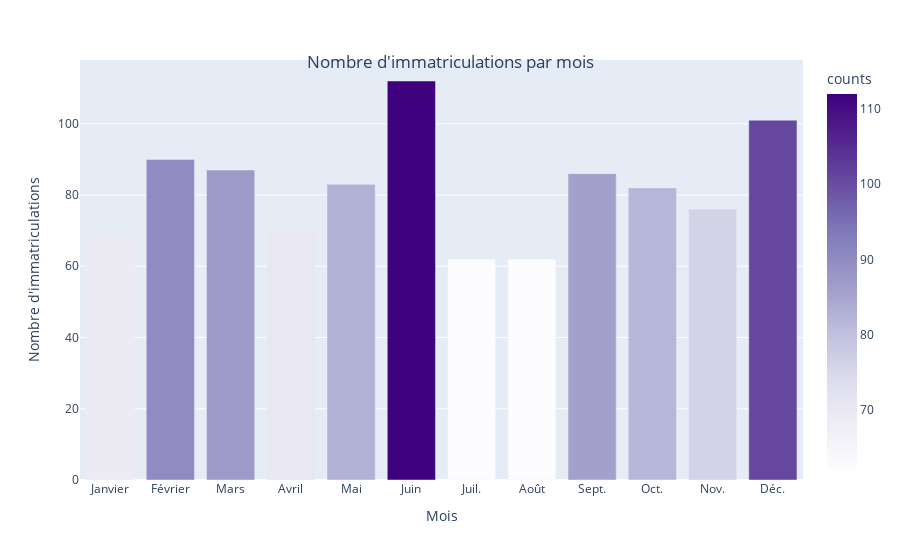

The cell this chart's notebook holds for it:
### Code cell
co2.viz.load_plotly_json('my_plot.json')

### Figure 1 — Plotly figure (JSON) as saved in the notebook; plotly's stock layout.template omitted (floating-point values rounded to 4 significant figures)
{"data": [{"alignmentgroup": "True", "hovertemplate": "Month=%{x}<br>counts=%{marker.color}<extra></extra>", "legendgroup": "", "marker": {"color": [69, 90, 87, 70, 83, 112, 62, 62, 86, 82, 76, 101], "coloraxis": "coloraxis", "pattern": {"shape": ""}}, "name": "", "offsetgroup": "", "orientation": "v", "showlegend": false, "textposition": "auto", "type": "bar", "x": [1, 2, 3, 4, 5, 6, 7, 8, 9, 10, 11, 12], "xaxis": "x", "y": [69, 90, 87, 70, 83, 112, 62, 62, 86, 82, 76, 101], "yaxis": "y"}], "layout": {"barmode": "relative", "coloraxis": {"colorbar": {"title": {"text": "counts"}}, "colorscale": [[0, "rgb(252,251,253)"], [0.125, "rgb(239,237,245)"], [0.25, "rgb(218,218,235)"], [0.375, "rgb(188,189,220)"], [0.5, "rgb(158,154,200)"], [0.625, "rgb(128,125,186)"], [0.75, "rgb(106,81,163)"], [0.875, "rgb(84,39,143)"], [1, "rgb(63,0,125)"]]}, "legend": {"tracegroupgap": 0}, "margin": {"t": 60}, "showlegend": false, "title": {"text": "Nombre d'immatriculations par mois", "x": 0.5, "xanchor": "center", "y": 0.9, "yanchor": "top"}, "xaxis": {"anchor": "y", "domain": [0, 1], "ticktext": ["Janvier", "Février", "Mars", "Avril", "Mai", "Juin", "Juil.", "Août", "Sept.", "Oct.", "Nov.", "Déc."], "tickvals": [1, 2, 3, 4, 5, 6, 7, 8, 9, 10, 11, 12], "title": {"text": "Mois"}}, "yaxis": {"anchor": "x", "domain": [0, 1], "title": {"text": "Nombre d'immatriculations"}}}}
